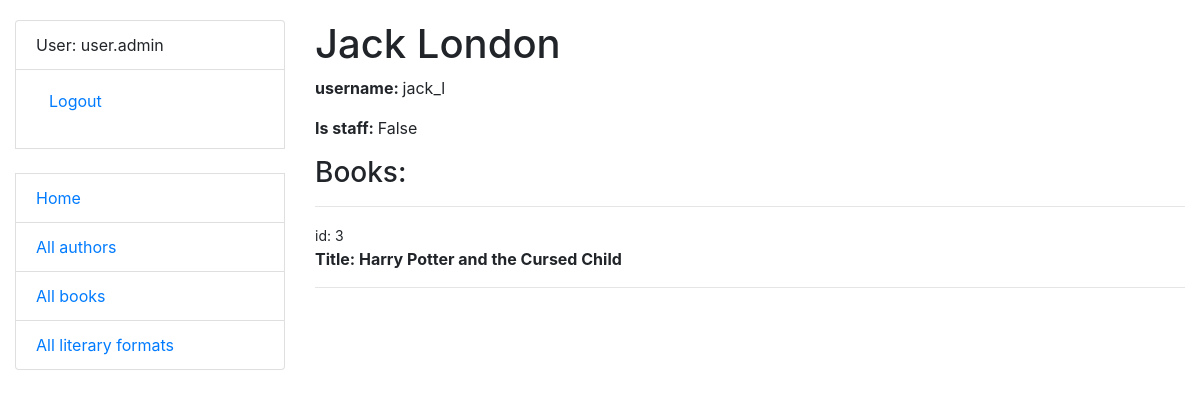
The page /catalog/authtors/7/ (signed in) on the database its author committed.
### catalog/models.py (models this page shows, shortened)
class Author(AbstractUser):
    pseudonym = models.CharField(max_length=255, null=True, blank=True)
    class Meta:
        ordering = ("username",)

class Book(models.Model):
    title = models.CharField(max_length=255)
    price = models.DecimalField(decimal_places=2, max_digits=7)
    format = models.ForeignKey(
        LiteraryFormat,
        on_delete=models.CASCADE,
        related_name="books",
    )
    authors = models.ManyToManyField(settings.AUTH_USER_MODEL, related_name="books")
    class Meta:
        ordering = ("title",)

### catalog/views.py (the view)
# urls.py: path("authtors/<int:pk>/", AuthorDetailView.as_view(), name="author-detail"),
class AuthorDetailView(LoginRequiredMixin, generic.DetailView):
    model = Author
    queryset = Author.objects.prefetch_related("books")

### templates/catalog/author_detail.html (shortened to what this page needs)
{% extends "base.html" %}
{% block content %}
<h1>{{ author.first_name }} {{ author.last_name }}</h1>
  <p><strong>username: </strong> {{ author.username }}</p>
    <p><strong>Is staff: </strong> {{ author.is_staff }}</p>
  <ul class="list-unstyled">
  <li>
    <h3>Books:</h3>
    <hr>
  </li>
  {% for book in author.books.all %}
  	<li><small>id: {{ book.id }}</small></li>
    <li>
      <strong>Title: {{ book.title }}</strong>
      <hr>
    </li>
  {% endfor %}
  </ul>
{% endblock %}

### templates/includes/sidebar.html (shortened to what this page needs)
<ul class="sidebar-nav list-group">
  {% if user.is_authenticated %}
    <li class="list-group-item">
      User: {{ user.username }}
    </li>
    <li class="list-group-item"><form method="post" action="{% url 'logout' %}">
  <button type="submit" class="btn btn-link">
    Logout
  </button>
</form></li>
{% else %}
    <li class="list-group-item"><a href="{% url "login" %}">Login</a></li>
  {% endif %}
    <br>
  <li class="list-group-item">
    <a href="{% url 'catalog:index' %}">Home</a>
  </li>
  <li class="list-group-item">
    <a href="{% url "catalog:author-list" %}">All authors</a>
  </li>
  <li class="list-group-item">
    <a href="{% url "catalog:book-list" %}">All books</a>
  </li>
  <li class="list-group-item">
    <a href="{% url "catalog:literary-format-list" %}">All literary formats</a>
  </li>
</ul>

### static/css/styles.css (style rules this page uses)
body { margin-top: 20px; }
.sidebar-nav { padding: 0; list-style: none; }

### rows shown on the page
Author: username "user.admin"
Author: first_name "Jack", last_name "London", username "jack_l", is_staff "False"
Book: id "3", title "Harry Potter and the Cursed Child"
